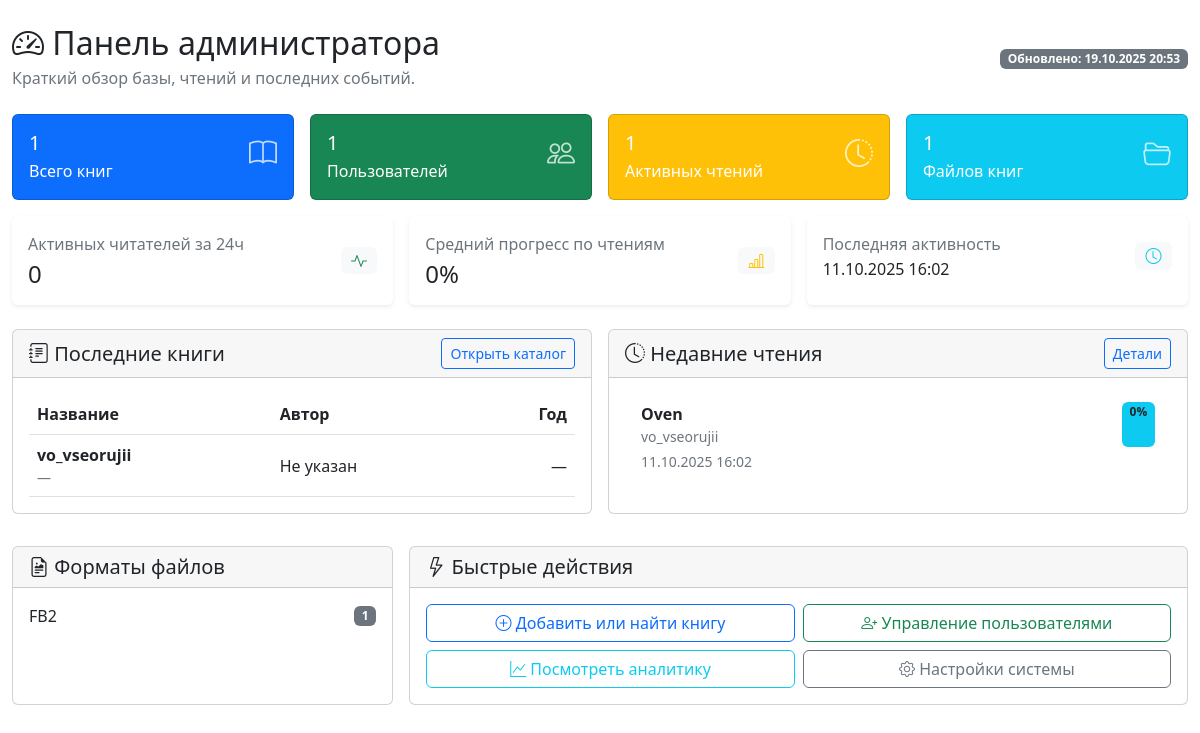
Page /php/admin_main_page_support.php (signed in) on the committed database.
### tables this page shows
CREATE TABLE `books` (
  `id` int NOT NULL AUTO_INCREMENT,
  `title` text NOT NULL,
  `author` text,
  `series` text,
  `series_index` int DEFAULT NULL,
  `language` text,
  `published_year` int DEFAULT NULL,
  `description` text,
  PRIMARY KEY (`id`)
);

CREATE TABLE `reading_progress` (
  `id` int NOT NULL AUTO_INCREMENT,
  `book_file_id` int NOT NULL,
  `user_id` int NOT NULL,
  `device_id` text,
  `current_page` int NOT NULL DEFAULT '0',
  `total_pages` int DEFAULT NULL,
  `progress_percent` double DEFAULT NULL,
  `last_read_at` datetime DEFAULT NULL,
  PRIMARY KEY (`id`),
  KEY `book_file_id` (`book_file_id`),
  KEY `user_id` (`user_id`),
  CONSTRAINT `reading_progress_ibfk_1` FOREIGN KEY (`book_file_id`) REFERENCES `book_files` (`id`) ON DELETE CASCADE,
  CONSTRAINT `reading_progress_ibfk_2` FOREIGN KEY (`user_id`) REFERENCES `users` (`UID`) ON DELETE CASCADE
);

CREATE TABLE `users` (
  `UID` int NOT NULL AUTO_INCREMENT,
  `User_login` text,
  `User_password` int DEFAULT NULL,
  `Is_admin` tinyint(1) DEFAULT NULL,
  PRIMARY KEY (`UID`)
);

### WEB/php/admin_main_page_support.php (the view, shortened to what this page needs)
<?php
include("db.php");
$totals = [
    'books' => 0,
    'users' => 0,
    'reading' => 0,
    'files' => 0,
];
$queries = [
    'books' => "SELECT COUNT(*) as count FROM books",
    'users' => "SELECT COUNT(*) as count FROM users",
    'reading' => "SELECT COUNT(*) as count FROM reading_progress",
    'files' => "SELECT COUNT(*) as count FROM book_files",
];
foreach ($queries as $key => $sql) {
    $res = mysqli_query($connect, $sql);
    if ($res) {
        $row = mysqli_fetch_assoc($res);
        $totals[$key] = (int)($row['count'] ?? 0);
    }
}
$activity = [
    'active_readers_24h' => 0,
    'avg_progress' => 0,
    'last_activity' => null,
];
$activeRes = mysqli_query($connect, "
    SELECT COUNT(DISTINCT user_id) as total
    FROM reading_progress
    WHERE last_read_at >= DATE_SUB(NOW(), INTERVAL 1 DAY)
");
if ($activeRes) {
    $activity['active_readers_24h'] = (int)(mysqli_fetch_assoc($activeRes)['total'] ?? 0);
}
$progressRes = mysqli_query($connect, "
    SELECT AVG(progress_percent) as avg_progress, MAX(last_read_at) as last_activity
    FROM reading_progress
");
if ($progressRes) {
    $row = mysqli_fetch_assoc($progressRes);
    $activity['avg_progress'] = round((float)($row['avg_progress'] ?? 0), 1);
    $activity['last_activity'] = $row['last_activity'] ?? null;
}
$recentBooks = [];
$recentBooksRes = mysqli_query($connect, "
    SELECT id, title, author, language, published_year
    FROM books
    ORDER BY id DESC
    LIMIT 5
");
if ($recentBooksRes) {
    while ($row = mysqli_fetch_assoc($recentBooksRes)) {
        $recentBooks[] = $row;
    }
}
$recentReadings = [];
$recentReadingsRes = mysqli_query($connect, "
    SELECT u.User_login, b.title, b.author, rp.progress_percent, rp.last_read_at
    FROM reading_progress rp
    JOIN users u ON rp.user_id = u.UID
    JOIN book_files bf ON rp.book_file_id = bf.id
    JOIN books b ON bf.book_id = b.id
    ORDER BY rp.last_read_at DESC
    LIMIT 5
");
if ($recentReadingsRes) {
    while ($row = mysqli_fetch_assoc($recentReadingsRes)) {
        $recentReadings[] = $row;
    }
}
$formatStats = [];
$formatRes = mysqli_query($connect, "
    SELECT UPPER(IFNULL(format, 'Не указано')) as format_label, COUNT(*) as total
    FROM book_files
    GROUP BY format_label
    ORDER BY total DESC
");
if ($formatRes) {
    while ($row = mysqli_fetch_assoc($formatRes)) {
        $formatStats[] = $row;
    }
}
?>
<!doctype html>
<html lang="ru">
<head>
    <link href="https://cdn.jsdelivr.net/npm/bootstrap@5.2.1/dist/css/bootstrap.min.css" rel="stylesheet">
    <link rel="stylesheet" href="https://cdn.jsdelivr.net/npm/bootstrap-icons@1.7.2/font/bootstrap-icons.css">
</head>
<body>
    <div class="container-fluid py-4">
        <div class="d-flex flex-wrap justify-content-between align-items-center mb-4">
            <div>
                <h2 class="mb-1"><i class="bi bi-speedometer2"></i> Панель администратора</h2>
                <p class="text-muted mb-0">Краткий обзор базы, чтений и последних событий.</p>
            </div>
            <div class="text-end">
                <span class="badge bg-secondary">Обновлено: <?= date('d.m.Y H:i') ?></span>
            </div>
        </div>
        <div class="row g-3 mb-3">
            <div class="col-md-3">
                <div class="card text-white bg-primary h-100">
                    <div class="card-body">
                        <div class="d-flex justify-content-between align-items-start">
                            <div>
                                <h5 class="card-title mb-1"><?= $totals['books'] ?></h5>
                                <p class="card-text mb-0">Всего книг</p>
                            </div>
                            <i class="bi bi-book fs-3 opacity-75"></i>
                        </div>
                    </div>
                </div>
            </div>
            <div class="col-md-3">
                <div class="card text-white bg-success h-100">
                    <div class="card-body">
                        <div class="d-flex justify-content-between align-items-start">
                            <div>
                                <h5 class="card-title mb-1"><?= $totals['users'] ?></h5>
                                <p class="card-text mb-0">Пользователей</p>
                            </div>
                            <i class="bi bi-people fs-3 opacity-75"></i>
                        </div>
                    </div>
                </div>
            </div>
            <div class="col-md-3">
                <div class="card text-white bg-warning h-100">
                    <div class="card-body">
                        <div class="d-flex justify-content-between align-items-start">
                            <div>
                                <h5 class="card-title mb-1"><?= $totals['reading'] ?></h5>
                                <p class="card-text mb-0">Активных чтений</p>
                            </div>
                            <i class="bi bi-clock-history fs-3 opacity-75"></i>
                        </div>
                    </div>
                </div>
            </div>
            <div class="col-md-3">
                <div class="card text-white bg-info h-100">
                    <div class="card-body">
                        <div class="d-flex justify-content-between align-items-start">
                            <div>
                                <h5 class="card-title mb-1"><?= $totals['files'] ?></h5>
                                <p class="card-text mb-0">Файлов книг</p>
                            </div>
                            <i class="bi bi-folder2-open fs-3 opacity-75"></i>
                        </div>
                    </div>
                </div>
            </div>
        </div>
        <div class="row g-3 mb-4">
            <div class="col-md-4">
                <div class="card border-0 shadow-sm h-100">
                    <div class="card-body">
                        <div class="d-flex justify-content-between align-items-center">
                            <div>
                                <p class="text-muted mb-1">Активных читателей за 24ч</p>
                                <h4 class="mb-0"><?= $activity['active_readers_24h'] ?></h4>
                            </div>
                            <span class="badge bg-light text-success fs-6">
                                <i class="bi bi-activity"></i>
                            </span>
                        </div>
                    </div>
                </div>
            </div>
            <div class="col-md-4">
                <div class="card border-0 shadow-sm h-100">
                    <div class="card-body">
                        <div class="d-flex justify-content-between align-items-center">
                            <div>
                                <p class="text-muted mb-1">Средний прогресс по чтениям</p>
                                <h4 class="mb-0"><?= $activity['avg_progress'] ?>%</h4>
                            </div>
                            <span class="badge bg-light text-warning fs-6">
                                <i class="bi bi-bar-chart-line"></i>
                            </span>
                        </div>
                    </div>
                </div>
            </div>
            <div class="col-md-4">
                <div class="card border-0 shadow-sm h-100">
                    <div class="card-body">
                        <div class="d-flex justify-content-between align-items-center">
                            <div>
                                <p class="text-muted mb-1">Последняя активность</p>
                                <h6 class="mb-0">
                                    <?= $activity['last_activity'] ? date('d.m.Y H:i', strtotime($activity['last_activity'])) : 'Нет данных' ?>
                                </h6>
                            </div>
                            <span class="badge bg-light text-info fs-6">
                                <i class="bi bi-clock"></i>
                            </span>
                        </div>
                    </div>
                </div>
            </div>
        </div>
        <div class="row g-3">
            <div class="col-lg-6">
                <div class="card h-100">
                    <div class="card-header d-flex justify-content-between align-items-center">
                        <h5 class="mb-0"><i class="bi bi-journal-text"></i> Последние книги</h5>
                        <a class="btn btn-sm btn-outline-primary" href="books.php">Открыть каталог</a>
                    </div>
                    <div class="card-body">
                        <div class="table-responsive">
                            <table class="table align-middle mb-0">
                                <thead>
                                    <tr>
                                        <th>Название</th>
                                        <th>Автор</th>
                                        <th class="text-end">Год</th>
                                    </tr>
                                </thead>
                                <tbody>
                                    <?php foreach ($recentBooks as $book): ?>
                                        <tr>
                                            <td>
                                                <strong><?= htmlspecialchars($book['title']) ?></strong>
                                                <div class="text-muted small">
                                                    <?= htmlspecialchars($book['language'] ?: '—') ?>
                                                </div>
                                            </td>
                                            <td><?= htmlspecialchars($book['author'] ?: 'Не указан') ?></td>
                                            <td class="text-end"><?= $book['published_year'] ?: '—' ?></td>
                                        </tr>
                                    <?php endforeach; ?>
                                </tbody>
                            </table>
                        </div>
                    </div>
                </div>
            </div>
            <div class="col-lg-6">
                <div class="card h-100">
                    <div class="card-header d-flex justify-content-between align-items-center">
                        <h5 class="mb-0"><i class="bi bi-clock-history"></i> Недавние чтения</h5>
                        <a class="btn btn-sm btn-outline-primary" href="reading_progress.php">Детали</a>
                    </div>
                    <div class="card-body">
                        <div class="list-group list-group-flush">
                            <?php foreach ($recentReadings as $progress): ?>
                                <div class="list-group-item">
                                    <div class="d-flex justify-content-between">
                                        <div>
                                            <strong><?= htmlspecialchars($progress['User_login']) ?></strong>
                                            <div class="text-muted small">
                                                <?= htmlspecialchars($progress['title']) ?>
                                            </div>
                                        </div>
                                        <span class="badge bg-info text-dark">
                                            <?= round($progress['progress_percent'], 1) ?>%
                                        </span>
                                    </div>
                                    <div class="text-muted small mt-1">
                                        <?= date('d.m.Y H:i', strtotime($progress['last_read_at'])) ?>
                                    </div>
                                </div>
                            <?php endforeach; ?>
                        </div>
                    </div>
                </div>
            </div>
        </div>
        <div class="row g-3 mt-3">
            <div class="col-lg-4">
                <div class="card h-100">
                    <div class="card-header">
                        <h5 class="mb-0"><i class="bi bi-file-earmark-richtext"></i> Форматы файлов</h5>
                    </div>
                    <div class="card-body">
                        <?php foreach ($formatStats as $format): ?>
                            <div class="d-flex justify-content-between align-items-center mb-2">
                                <span><?= htmlspecialchars($format['format_label']) ?></span>
                                <span class="badge bg-secondary"><?= $format['total'] ?></span>
                            </div>
                        <?php endforeach; ?>
                    </div>
                </div>
            </div>
            <div class="col-lg-8">
                <div class="card h-100">
                    <div class="card-header">
                        <h5 class="mb-0"><i class="bi bi-lightning"></i> Быстрые действия</h5>
                    </div>
                    <div class="card-body">
                        <div class="row g-2">
                            <div class="col-md-6 d-grid">
                                <a class="btn btn-outline-primary" href="books.php">
                                    <i class="bi bi-plus-circle"></i> Добавить или найти книгу
                                </a>
                            </div>
                            <div class="col-md-6 d-grid">
                                <a class="btn btn-outline-success" href="users.php">
                                    <i class="bi bi-person-plus"></i> Управление пользователями
                                </a>
                            </div>
                            <div class="col-md-6 d-grid">
                                <a class="btn btn-outline-info" href="reading_statistics.php">
                                    <i class="bi bi-graph-up"></i> Посмотреть аналитику
                                </a>
                            </div>
                            <div class="col-md-6 d-grid">
                                <a class="btn btn-outline-secondary" href="settings.php">
                                    <i class="bi bi-gear"></i> Настройки системы
                                </a>
                            </div>
                        </div>
                    </div>
                </div>
            </div>
        </div>
    </div>
</body>
</html>

### rows in the picture
books: title "vo_vseorujii", language "—", author "Не указан", published_year "—"
reading_progress: user.User_login "Oven", books.title "vo_vseorujii", progress_percent "0", last_read_at "11.10.2025 16:02"

### other values in the picture
$totals['books'] "1"
$totals['users'] "1"
$totals['reading'] "1"
$totals['files'] "1"
$activity['active_readers_24h'] "0"
$activity['avg_progress'] "0"
date('d.m.Y H:i', strtotime($activity['last_activity'])) "11.10.2025 16:02"
$format['format_label'] "FB2"
$format['total'] "1"
